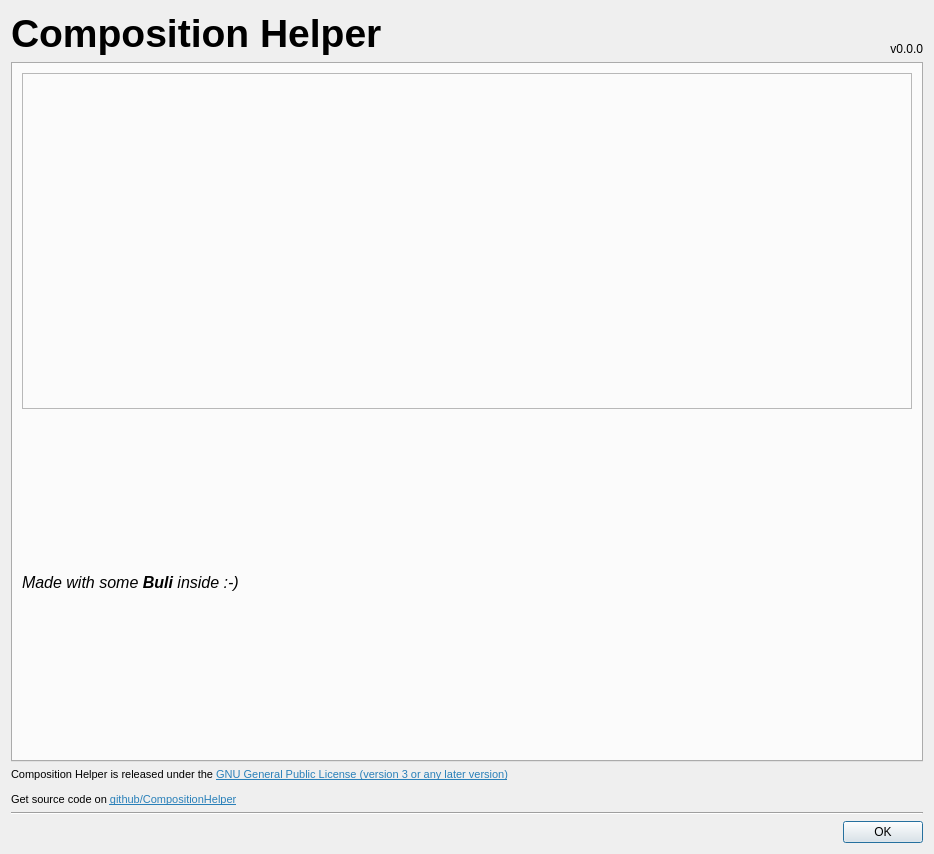
<?xml version="1.0" encoding="UTF-8"?>
<ui version="4.0">
 <class>Dialog</class>
 <widget class="QDialog" name="Dialog">
  <property name="windowModality">
   <enum>Qt::WindowModal</enum>
  </property>
  <property name="geometry">
   <rect>
    <x>0</x>
    <y>0</y>
    <width>934</width>
    <height>854</height>
   </rect>
  </property>
  <property name="minimumSize">
   <size>
    <width>934</width>
    <height>854</height>
   </size>
  </property>
  <property name="maximumSize">
   <size>
    <width>934</width>
    <height>854</height>
   </size>
  </property>
  <property name="windowTitle">
   <string>About Composition Helper</string>
  </property>
  <property name="modal">
   <bool>true</bool>
  </property>
  <layout class="QVBoxLayout" name="verticalLayout">
   <item>
    <layout class="QGridLayout" name="gridLayout">
     <item row="1" column="0" colspan="2">
      <widget class="QLabel" name="lblKcName">
       <property name="sizePolicy">
        <sizepolicy hsizetype="Ignored" vsizetype="Minimum">
         <horstretch>0</horstretch>
         <verstretch>0</verstretch>
        </sizepolicy>
       </property>
       <property name="font">
        <font>
         <pointsize>29</pointsize>
         <weight>75</weight>
         <bold>true</bold>
        </font>
       </property>
       <property name="text">
        <string>Composition Helper</string>
       </property>
       <property name="alignment">
        <set>Qt::AlignLeading|Qt::AlignLeft|Qt::AlignTop</set>
       </property>
      </widget>
     </item>
     <item row="6" column="0" colspan="3">
      <widget class="QLabel" name="labelLicenseAndSource">
       <property name="font">
        <font>
         <pointsize>8</pointsize>
        </font>
       </property>
       <property name="text">
        <string>&lt;html&gt;&lt;head/&gt;&lt;body&gt;&lt;p&gt;Composition Helper is released under the &lt;a href=&quot;https://www.gnu.org/licenses/gpl-3.0.html&quot;&gt;&lt;span style=&quot; text-decoration: underline; color:#2980b9;&quot;&gt;GNU General Public License (version 3 or any later version)&lt;/span&gt;&lt;/a&gt;&lt;/p&gt;&lt;p&gt;Get source code on &lt;a href=&quot;https://github.com/Grum999/CompositionHelper&quot;&gt;&lt;span style=&quot; text-decoration: underline; color:#2980b9;&quot;&gt;github/CompositionHelper&lt;/span&gt;&lt;/a&gt;&lt;/p&gt;&lt;/body&gt;&lt;/html&gt;</string>
       </property>
       <property name="openExternalLinks">
        <bool>true</bool>
       </property>
      </widget>
     </item>
     <item row="1" column="2">
      <widget class="QLabel" name="lblKcVersion">
       <property name="sizePolicy">
        <sizepolicy hsizetype="Minimum" vsizetype="Minimum">
         <horstretch>0</horstretch>
         <verstretch>0</verstretch>
        </sizepolicy>
       </property>
       <property name="font">
        <font>
         <italic>false</italic>
        </font>
       </property>
       <property name="layoutDirection">
        <enum>Qt::LeftToRight</enum>
       </property>
       <property name="text">
        <string>v0.0.0</string>
       </property>
       <property name="alignment">
        <set>Qt::AlignBottom|Qt::AlignRight|Qt::AlignTrailing</set>
       </property>
       <property name="margin">
        <number>7</number>
       </property>
      </widget>
     </item>
     <item row="2" column="0" colspan="3">
      <widget class="QTabWidget" name="tabBuli">
       <property name="currentIndex">
        <number>0</number>
       </property>
       <property name="documentMode">
        <bool>false</bool>
       </property>
       <property name="tabBarAutoHide">
        <bool>true</bool>
       </property>
       <widget class="QWidget" name="tab">
        <attribute name="title">
         <string>Buli!</string>
        </attribute>
        <layout class="QVBoxLayout" name="verticalLayout_4">
         <item>
          <widget class="QLabel" name="labelImgBuli">
           <property name="frameShape">
            <enum>QFrame::StyledPanel</enum>
           </property>
           <property name="frameShadow">
            <enum>QFrame::Sunken</enum>
           </property>
           <property name="lineWidth">
            <number>2</number>
           </property>
           <property name="text">
            <string/>
           </property>
           <property name="pixmap">
            <pixmap>png/buli-powered-big.png</pixmap>
           </property>
          </widget>
         </item>
         <item>
          <widget class="QLabel" name="labelMadeWithSomeBuli">
           <property name="font">
            <font>
             <pointsize>12</pointsize>
            </font>
           </property>
           <property name="text">
            <string>&lt;i&gt;Made with some &lt;b&gt;Buli&lt;/b&gt; inside :-)&lt;/i&gt;</string>
           </property>
           <property name="margin">
            <number>0</number>
           </property>
          </widget>
         </item>
        </layout>
       </widget>
      </widget>
     </item>
    </layout>
   </item>
   <item>
    <widget class="Line" name="line_2">
     <property name="font">
      <font>
       <pointsize>10</pointsize>
      </font>
     </property>
     <property name="orientation">
      <enum>Qt::Horizontal</enum>
     </property>
    </widget>
   </item>
   <item>
    <widget class="QDialogButtonBox" name="dbbxOk">
     <property name="standardButtons">
      <set>QDialogButtonBox::Ok</set>
     </property>
    </widget>
   </item>
  </layout>
 </widget>
 <resources/>
 <connections/>
</ui>
